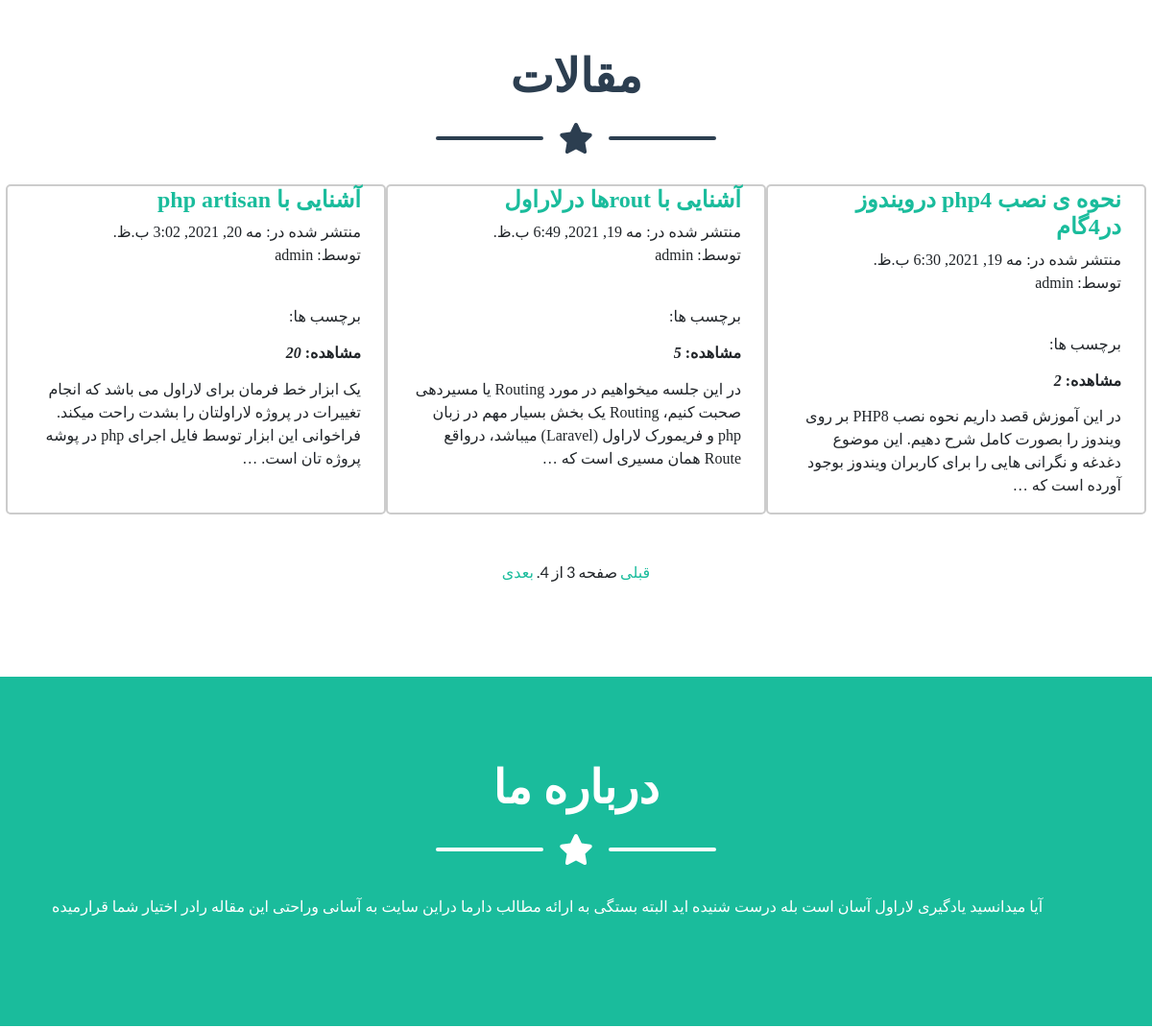
The app's page /blog/?page=3 (middle part), older data.
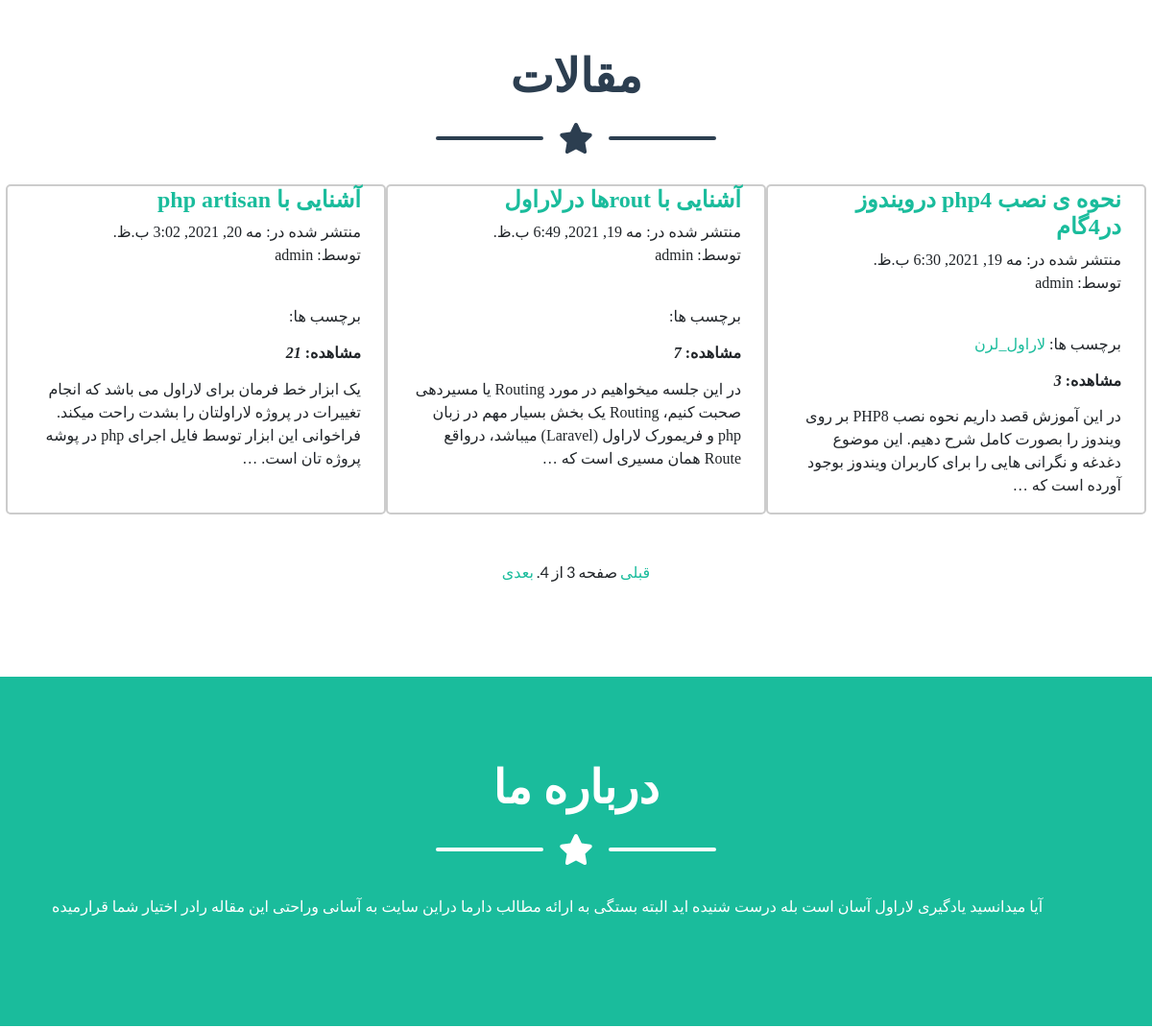
The same page, newer data.
### blog/models.py (models this page shows, shortened)
class Post(models.Model):
    STATUS_CHOICES = (
        ('draft', 'Draft'),
        ('published', 'Published'),
    )
    tags = TaggableManager()
    title = models.CharField(max_length=250)
    slug = models.SlugField(max_length=250, unique_for_date='publish')
    author = models.ForeignKey(
        User, on_delete=models.CASCADE, related_name='blog_posts')
    body = models.TextField()
    publish = models.DateTimeField(default=timezone.now)
    created = models.DateTimeField(auto_now_add=True)
    updated = models.DateTimeField(auto_now=True)
    status = models.CharField(
        max_length=10, choices=STATUS_CHOICES, default='draft')
    visits = models.PositiveIntegerField(default=0)
    class Meta:
        ordering = ('-publish',)
    def get_absolute_url(self):
        return reverse('blog:post_detail',
                       args=[self.publish.year, self.publish.month, self.publish.day, self.slug])

### blog/views.py (the view)
# urls.py: path('', post_list, name='post_list'),
def post_list(request, tag_slug=None):
    object_list = Post.objects.filter(status='published')
    tag = None
    if tag_slug:
        tag = get_object_or_404(Tag, slug=tag_slug)
        object_list = object_list.filter(tags__in=[tag])
    paginator = Paginator(object_list, 3)  # 2 posts in each page
    page = request.GET.get('page')
    try:
        posts = paginator.page(page)
    except PageNotAnInteger:
        posts = paginator.page(1)
    except EmptyPage:
        posts = paginator.page(paginator.num_pages)
    return render(request, 'blog/post/list.html',
                  {'page': page,
                   'posts': posts,
                   'tag': tag})

### blog/templates/blog/post/list.html (shortened to what this page needs)
{% extends "blog/base.html" %}
{% block content %}
<div class="row">
{% for post in posts %}
<div class="col-md-6 col-lg-4 mb-5" style="border: solid 2px #ccc;border-radius: 5px;text-align:right;direction:rtl">
<h4 style="text-align:right">
    <a href="{{ post.get_absolute_url }}">
        {{ post.title }}
    </a>
</h4>
<p class="date" style="text-align:right;direction:rtl color:#ccc">
    منتشر شده در: {{ post.publish }} <br> توسط: {{ post.author }}
</p><br>
<p class="tags">
برچسب ها:
{% for tag in post.tags.all %}
<a href="{% url "blog:post_list_by_tag" tag.slug %}">
{{ tag.name }}
</a>
{% endfor %}
<h6 style="text-align:right"> مشاهده: <b><i> {{post.visits}} </i></b></h6>
<p style="text-align:right;direction:rtl">{{ post.body|truncatewords:30|linebreaks }}</p>
</div>
{% endfor %}
</div>
{% include "pagination.html" with page=posts %}
{% endblock %}

### blog/templates/blog/base.html (shortened to what this page needs)
{% load static %}
<!DOCTYPE html>
<html lang="en">
    <head>
        <link href="{% static 'css/styles.css' %}" rel="stylesheet">
    </head>
    <body direction= rtl>
        <section class="page-section portfolio" id="portfolio">
            <div class="container">
                <h2 class="page-section-heading text-center text-uppercase text-secondary mb-0">مقالات </h2>
                <div class="divider-custom">
                    <div class="divider-custom-line"></div>
                    <div class="divider-custom-icon"><i class="fas fa-star"></i></div>
                    <div class="divider-custom-line"></div>
                </div>
                <div class="row justify-content-center">
                    {% block content %}{% endblock %}
                </div>
            </div>
        </section>
        <section class="page-section bg-primary text-white mb-0" id="about">
            <div class="container">
                <h2 class="page-section-heading text-center text-uppercase text-white">درباره ما</h2>
                <div class="divider-custom divider-light">
                    <div class="divider-custom-line"></div>
                    <div class="divider-custom-icon"><i class="fas fa-star"></i></div>
                    <div class="divider-custom-line"></div>
                </div>
            <div><p>آیا میدانسید یادگیری لاراول آسان است بله درست شنیده اید البته بستگی به ارائه مطالب دارما دراین سایت به آسانی وراحتی این مقاله رادر اختیار شما قرارمیده</p>
            </div>
        </section>
    </body>
</html>

### blog/templates/pagination.html
<div class="pagination">
    <span class="step-links">
        {% if page.has_previous %}
        <a href="?page={{ page.previous_page_number }}">قبلی</a>
        {% endif %}
        <span class="current">
            صفحه {{ page.number }} از {{ page.paginator.num_pages }}.
        </span>
        {% if page.has_next %}
        <a href="?page={{ page.next_page_number }}">بعدی</a>
        {% endif %}
    </span>
</div>

Row changes from the older to the newer data that the page shows:
changed Post "آشنایی با php artisan": visits "20" → "21"
changed Post "آشنایی با routها درلاراول": visits "5" → "7"
changed Post "نحوه ی نصب php4 درویندوز در4گام": visits "2" → "3"
added Tag: name "لاراول_لرن", shown under Post "نحوه ی نصب php4 درویندوز در4گام"
